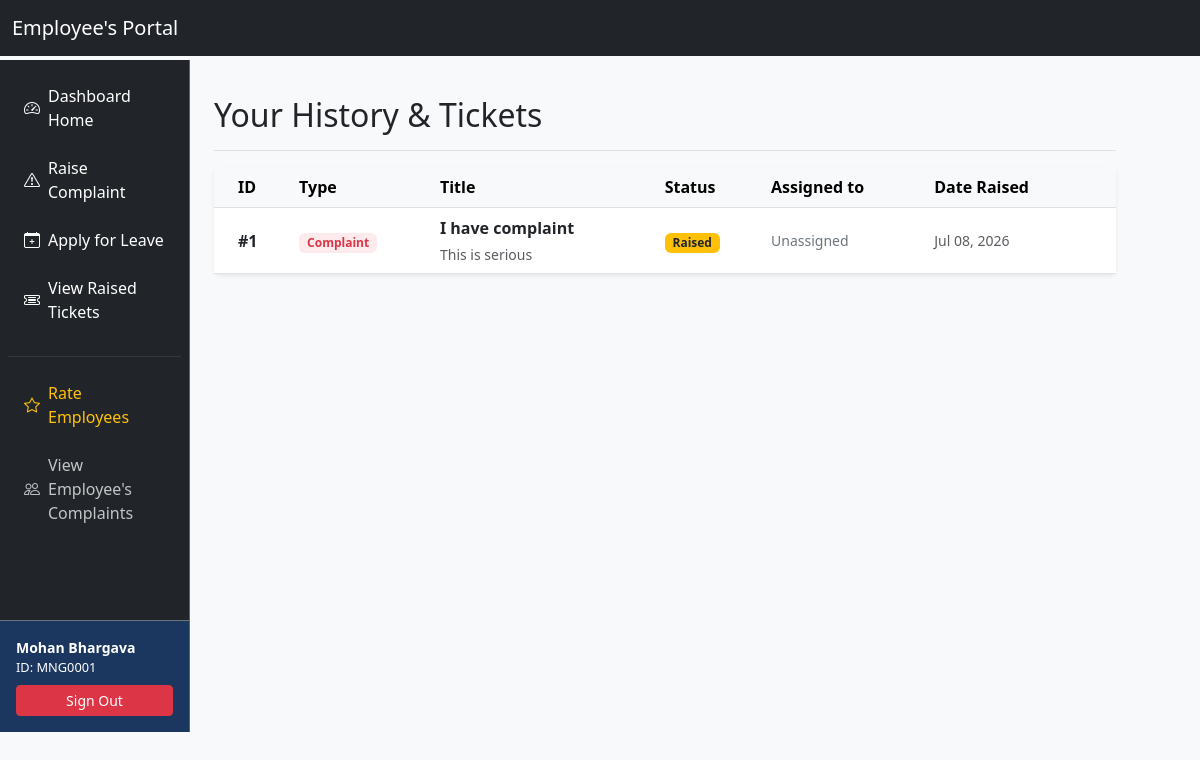
The page /tickets/view-tickets/ (signed in) on the database as committed earlier.
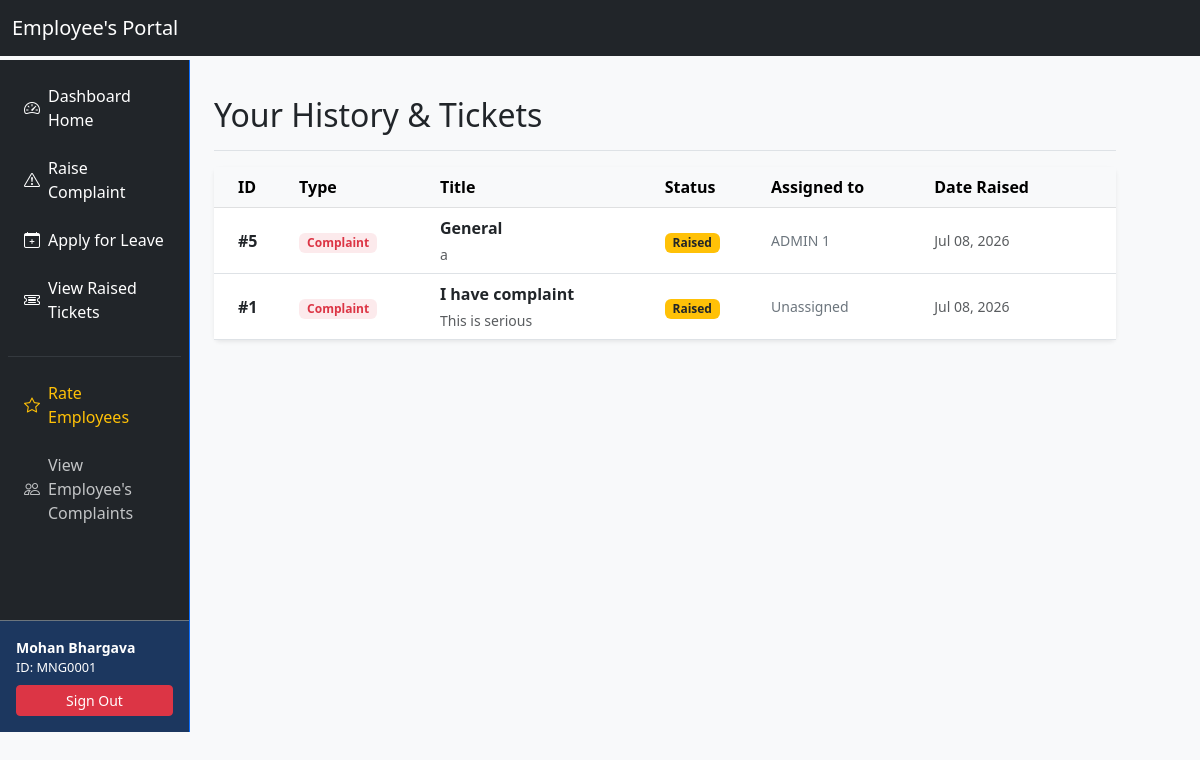
The same page on the database as committed later.
### tickets/models.py (models this page shows, shortened)
class Ticket(models.Model):
    class TicketType(models.TextChoices):
        COMPLAINT = 'COMPLAINT', 'Complaint'
        LEAVE = 'LEAVE', 'Leave Application'
    class StatusChoices(models.TextChoices):
        RAISED = 'RAISED', 'Raised'
        PROCESSING = 'PROCESSING', 'Processing'
        CLOSED = 'CLOSED', 'Closed'
    ticket_id = models.AutoField(primary_key=True)
    ticket_type = models.CharField(max_length=20, choices=TicketType.choices, default=TicketType.COMPLAINT)
    title = models.CharField(max_length=200, default="General")
    detailed_issue = models.TextField()
    raised_by = models.ForeignKey(
        EmployeeInfo,
        on_delete=models.CASCADE,
        related_name='raised_tickets'
    )
    assigned_manager = models.ForeignKey(
        EmployeeInfo,
        on_delete=models.SET_NULL,
        null=True,
        blank=True,
        related_name='managed_tickets'
    )
    resolve_status = models.CharField(
        max_length=20,
        choices=StatusChoices.choices,
        default=StatusChoices.RAISED
    )
    created_at = models.DateTimeField(auto_now_add=True)
    start_date = models.DateField(null=True)
    end_date = models.DateField(null=True)

### accounts/models.py (models this page shows, shortened)
class EmployeeInfo(models.Model):
    class RoleChoices(models.TextChoices):
        ADMIN = 'ADMIN', 'Admin'
        MANAGER = 'MANAGER', 'Manager'
        DEVELOPER = 'DEVELOPER', 'Developer'
    class GenderChoices(models.TextChoices):
        MALE = 'M', 'Male'
        FEMALE = 'F', 'Female'
        OTHER = 'O', 'Other'
    user = models.OneToOneField(User, on_delete=models.CASCADE, related_name='employee_profile')
    employee_id = models.CharField(max_length=20, unique=True, blank=True)
    name = models.CharField(max_length=100)
    role = models.CharField(max_length=20, choices=RoleChoices.choices, default=RoleChoices.DEVELOPER)
    dob = models.DateField(verbose_name="Date of Birth")
    gender = models.CharField(max_length=1, choices=GenderChoices.choices)
    blood_group = models.CharField(max_length=5)
    manager = models.ForeignKey(
        'self',
        null=True,
        blank=True,
        on_delete=models.SET_NULL,
        related_name='subordinates'
    )

### tickets/views.py (the view)
# urls.py: path('view-tickets/', views.view_tickets, name='view_tickets'),
@login_required
def view_tickets(request):
    user_tickets = Ticket.objects.filter(
        raised_by=request.user.employee_profile
    ).order_by('-created_at')
    return render(request, 'tickets/view_tickets.html', {'tickets': user_tickets})

### tickets/templates/tickets/view_tickets.html (shortened to what this page needs)
{% extends 'accounts/base.html' %}
{% block mainContent %}
        <main class="col-md-9 ms-sm-auto col-lg-10 px-md-4 py-4">
            <div
                class="d-flex justify-content-between flex-wrap flex-md-nowrap align-items-center pt-3 pb-2 mb-3 border-bottom">
                <h1 class="h2">Your History & Tickets</h1>
            </div>
            <div class="card shadow-sm border-0">
                <div class="card-body p-0">
                    {% if tickets %}
                    <div class="table-responsive">
                        <table class="table table-hover align-middle mb-0">
                            <thead class="table-light">
                                <tr>
                                    <th scope="col" class="ps-4">ID</th>
                                    <th scope="col">Type</th>
                                    <th scope="col">Title</th>
                                    <th scope="col">Status</th>
                                    <th scope="col">Assigned to</th>
                                    <th scope="col" class="pe-4">Date Raised</th>
                                </tr>
                            </thead>
                            <tbody>
                                {% for ticket in tickets %}
                                <tr>
                                    <td class="fw-bold ps-4">#{{ ticket.ticket_id }}</td>
                                    <td>
                                        {% if ticket.ticket_type == 'COMPLAINT' %}
                                        <span
                                            class="badge bg-danger bg-opacity-10 text-danger px-2 py-1">Complaint</span>
                                        {% else %}
                                        <span class="badge bg-primary bg-opacity-10 text-primary px-2 py-1">Leave</span>
                                        {% endif %}
                                    </td>
                                    <td>
                                        <div class="fw-semibold text-dark">{{ ticket.title }}</div>
                                        <small class="text-muted text-wrap d-block mt-1" style="max-width: 400px;">
                                            {{ ticket.detailed_issue|truncatechars:100 }}
                                        </small>
                                    </td>
                                    <td>
                                        {% if ticket.resolve_status == 'RAISED' %}
                                        <span class="badge bg-warning text-dark">Raised</span>
                                        {% elif ticket.resolve_status == 'PROCESSING' %}
                                        <span class="badge bg-info text-dark">Processing</span>
                                        {% else %}
                                        <span class="badge bg-success">Closed</span>
                                        {% endif %}
                                    </td>
                                    <td class="text-secondary small">
                                        {{ ticket.assigned_manager.name|default:"Unassigned" }}
                                    </td>
                                    <td class="text-muted small pe-4">
                                        {{ ticket.created_at|date:"M d, Y" }}
                                    </td>
                                </tr>
                                {% endfor %}
                            </tbody>
                        </table>
                    </div>
                    {% endif %}
                </div>
            </div>
        </main>
{% endblock %}

Rows that differ between the two databases and show on the page:
added Ticket: ticket_id "5", ticket_type "Complaint", title "General", detailed_issue "a", resolve_status "Raised", assigned_manager.name "ADMIN 1", created_at "Jul 08, 2026"
